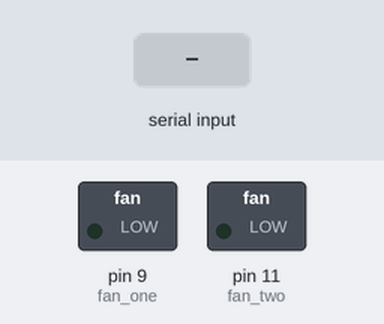
This sketch was run on a simulated Arduino Uno, built with avr-gcc and run on an emulated ATmega328P. On the bench: switched loads named in the sketch (green lamp = pin HIGH). The test bench sets the inputs (shaded band).

Above: at 1.2 s.
1.3 s: "90,45\n" received over Serial
At 1.8 s:
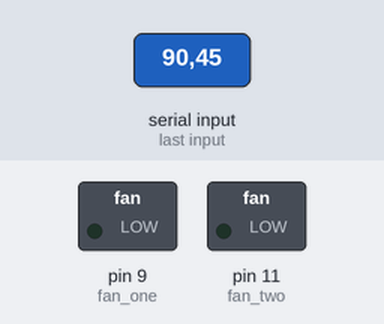
2.8 s: "30,150\n" received over Serial
At 4.0 s:
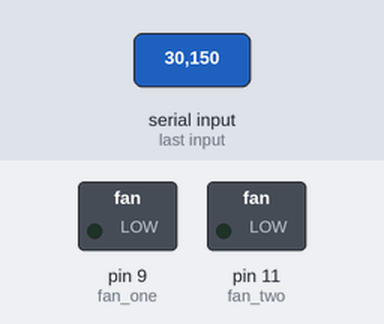
4.3 s: "200\n" received over Serial
At 5.1 s:
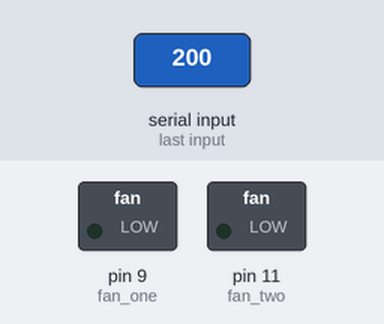
Timing chart, 0 to 7.3 s (numbered marks = the images above; inputs shaded):
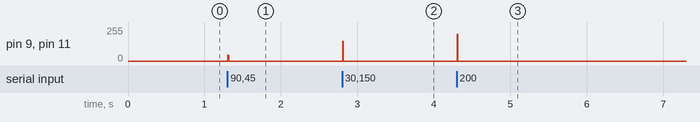

Measured:
- after the input at 1.3 s, pin 9 (fan_one), pin 11 (fan_two): 0/255 → 45/255 at once, → 0/255 0.01 s later
- after the input at 2.8 s, pin 9 (fan_one), pin 11 (fan_two): 0/255 → 150/255 at once, → 0/255 0.01 s later
- after the input at 4.3 s, pin 9 (fan_one), pin 11 (fan_two): 0/255 → 200/255 at once, → 0/255 0.01 s later

The sketch:

fan.ino
```cpp
int data;
int fan_one = 9;
int fan_two = 11;

void setup() {
  // put your setup code here, to run once:
  Serial.begin(9600);
  Serial.setTimeout(10);
  pinMode(fan_one, OUTPUT);
  pinMode(fan_two, OUTPUT);
  analogWrite(fan_one,0); //我們設定 9 pin 為 pwm 風扇速度輸出
  analogWrite(fan_two,0); //我們設定 11 pin 為 pwm 風扇速度輸出
}

void loop() {
  if ( Serial.available())
  {
    data = Serial.parseInt();
    analogWrite(fan_one,data); //我們設定 9 pin 為 pwm 風扇速度輸出
    analogWrite(fan_two,data); //我們設定 11 pin 為 pwm 風扇速度輸出
  }
}
```
